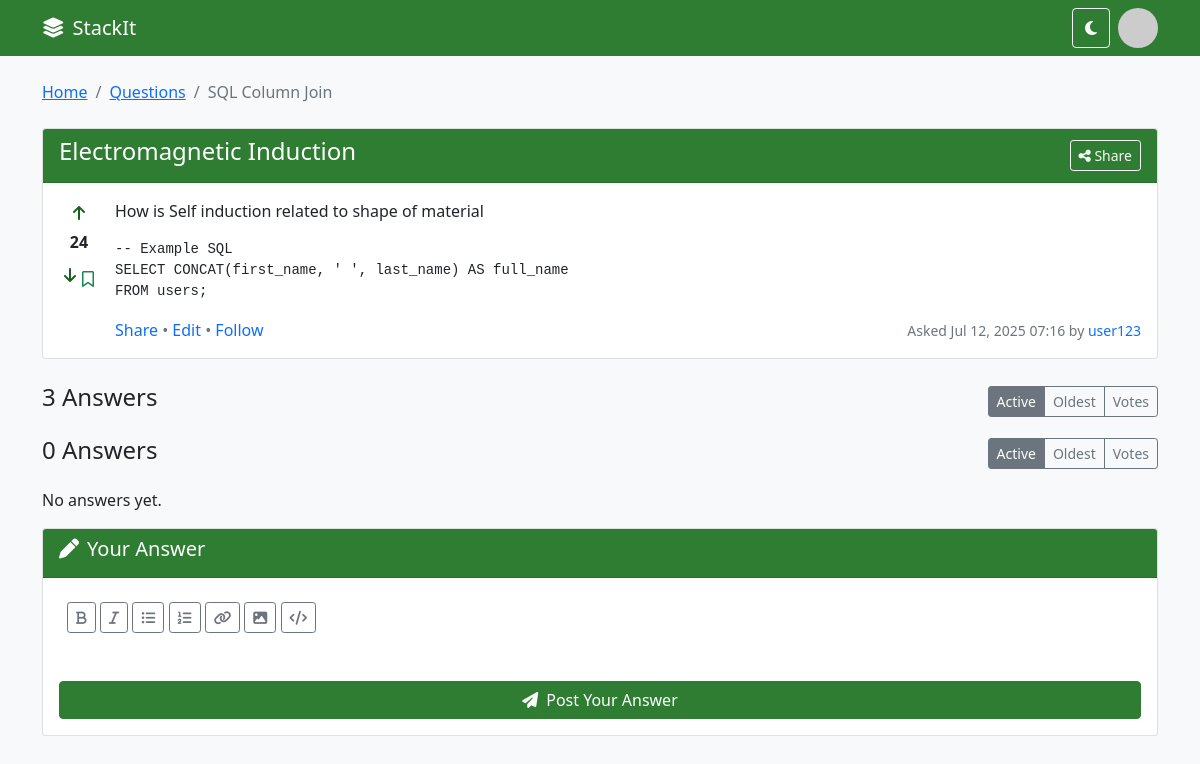
Page /question/2 on the committed database.
### models.py (models this page shows)
class Question(db.Model):
    id = db.Column(db.Integer, primary_key=True)
    title = db.Column(db.String(200), nullable=False)
    description = db.Column(db.Text, nullable=False)  # rich text HTML
    user_id = db.Column(db.Integer, db.ForeignKey('user.id'), nullable=False)
    timestamp = db.Column(db.DateTime, default=datetime.utcnow)
    user = db.relationship('User', backref='questions')

### app.py (the view)
@app.route('/question/<int:question_id>')
def question_detail(question_id):
    question = Question.query.get_or_404(question_id)
    answers = Answer.query.filter_by(question_id=question.id).all()
    return render_template('answer.html', question=question, answers=answers)

### templates/answer.html (shortened to what this page needs)
<!DOCTYPE html>
<html lang="en">
<head>
    <link href="https://cdn.jsdelivr.net/npm/bootstrap@5.1.3/dist/css/bootstrap.min.css" rel="stylesheet">
    <link rel="stylesheet" href="https://cdnjs.cloudflare.com/ajax/libs/font-awesome/6.4.0/css/all.min.css">
    <link rel="stylesheet" href="https://cdnjs.cloudflare.com/ajax/libs/highlight.js/11.7.0/styles/github.min.css">
</head>
<body>
    <nav class="navbar navbar-expand-lg navbar-dark mb-4">
        <div class="container">
            <a class="navbar-brand" href="#"><i class="fas fa-layer-group me-2"></i>StackIt</a>
            <div class="d-flex">
                <button class="btn btn-outline-light me-2"><i class="fas fa-moon"></i></button>
                <img src="https://via.placeholder.com/40" class="rounded-circle" alt="Profile">
            </div>
        </div>
    </nav>
    <div class="container">
        <nav aria-label="breadcrumb" class="mb-4">
            <ol class="breadcrumb">
                <li class="breadcrumb-item"><a href="#">Home</a></li>
                <li class="breadcrumb-item"><a href="#">Questions</a></li>
                <li class="breadcrumb-item active" aria-current="page">SQL Column Join</li>
            </ol>
        </nav>
        <div class="card mb-4">
            <div class="card-header d-flex justify-content-between align-items-center">
                <h4>{{ question.title }}</h4>
                <button class="btn btn-sm btn-outline-light"><i class="fas fa-share-alt"></i> Share</button>
            </div>
            <div class="card-body">
                <div class="d-flex">
                    <div class="me-3 text-center" style="width: 40px;">
                        <button class="btn vote-btn p-0"><i class="fas fa-arrow-up"></i></button>
                        <div class="my-1 fw-bold">24</div>
                        <button class="btn vote-btn p-0"><i class="fas fa-arrow-down"></i></button>
                        <button class="btn text-success mt-2 p-0" title="Bookmark"><i class="far fa-bookmark"></i></button>
                    </div>
                    <div class="flex-grow-1">
                        <div class="mb-3">
                             {{ question.description | safe }}
                        </div>
                        <div class="mb-3">
                            <pre><code class="language-sql">-- Example SQL
SELECT CONCAT(first_name, ' ', last_name) AS full_name
FROM users;</code></pre>
                        </div>
                        <div class="d-flex justify-content-between text-muted">
                            <div>
                                <a href="#" class="text-decoration-none">Share</a> •
                                <a href="#" class="text-decoration-none">Edit</a> •
                                <a href="#" class="text-decoration-none">Follow</a>
                            </div>
                            <div class="text-end">
                                <small>Asked {{ question.timestamp.strftime('%b %d, %Y %H:%M') }} by <a href="#" class="text-decoration-none">user123</a></small>
                            </div>
                        </div>
                    </div>
                </div>
            </div>
        </div>
        <div class="d-flex justify-content-between align-items-center mb-3">
            <h4>3 Answers</h4>
            <div class="btn-group">
                <button class="btn btn-sm btn-outline-secondary active">Active</button>
                <button class="btn btn-sm btn-outline-secondary">Oldest</button>
                <button class="btn btn-sm btn-outline-secondary">Votes</button>
            </div>
        </div>
        <div class="d-flex justify-content-between align-items-center mb-3">
            <h4>{{ answers|length }} Answers</h4>
            <div class="btn-group">
                <button class="btn btn-sm btn-outline-secondary active">Active</button>
                <button class="btn btn-sm btn-outline-secondary">Oldest</button>
                <button class="btn btn-sm btn-outline-secondary">Votes</button>
            </div>
        </div>
        {% for ans in answers %}
            <div class="card mb-3 answer-card">
                <div class="card-body">
                    <div>{{ ans.content | safe }}</div>
                    <div class="text-end text-muted mt-2">
                        <small>Answered by {{ ans.author_name }}</small>
                    </div>
                </div>
            </div>
        {% else %}
            <p>No answers yet.</p>
        {% endfor %}
        <div class="card mb-4">
            <div class="card-header">
                <h5><i class="fas fa-pen me-2"></i>Your Answer</h5>
            </div>
            <div class="card-body">
                <form id="answerForm">
                    <div class="mb-3">
                        <div class="editor-toolbar mb-0 p-2">
                            <button type="button" class="btn btn-sm btn-outline-secondary" data-cmd="bold"><i class="fas fa-bold"></i></button>
                            <button type="button" class="btn btn-sm btn-outline-secondary" data-cmd="italic"><i class="fas fa-italic"></i></button>
                            <button type="button" class="btn btn-sm btn-outline-secondary" data-cmd="insertunorderedlist"><i class="fas fa-list-ul"></i></button>
                            <button type="button" class="btn btn-sm btn-outline-secondary" data-cmd="insertorderedlist"><i class="fas fa-list-ol"></i></button>
                            <button type="button" class="btn btn-sm btn-outline-secondary" data-cmd="createlink"><i class="fas fa-link"></i></button>
                            <button type="button" class="btn btn-sm btn-outline-secondary" id="uploadImage"><i class="fas fa-image"></i></button>
                            <button type="button" class="btn btn-sm btn-outline-secondary" id="addCode"><i class="fas fa-code"></i></button>
                        </div>
                        <div class="editor-content" id="answerContent" contenteditable="true"></div>
                    </div>
                    <div class="d-grid gap-2">
                        <button type="submit" class="btn btn-success"><i class="fas fa-paper-plane me-2"></i>Post Your Answer</button>
                    </div>
                </form>
            </div>
        </div>
    </div>
</body>
</html>

### templates/answer.html (style rules this page uses)
:root { --primary-green: #2e7d32; --dark-green: #1b5e20; --light-green: #e8f5e9; --accent-green: #43a047; }
body { background-color: #f8f9fa; }
.navbar { background-color: var(--primary-green) !important; }
.btn-primary, .btn-success { background-color: var(--primary-green); border-color: var(--primary-green); }
.card-header { background-color: var(--primary-green) !important; color: white; }
.vote-btn { color: var(--dark-green); }

### rows in the picture
Question: title "Electromagnetic Induction", description "How is Self induction related to shape of material", timestamp "Jul 12, 2025 07:16"

### other values in the picture
{{ answers|length }} "0"
